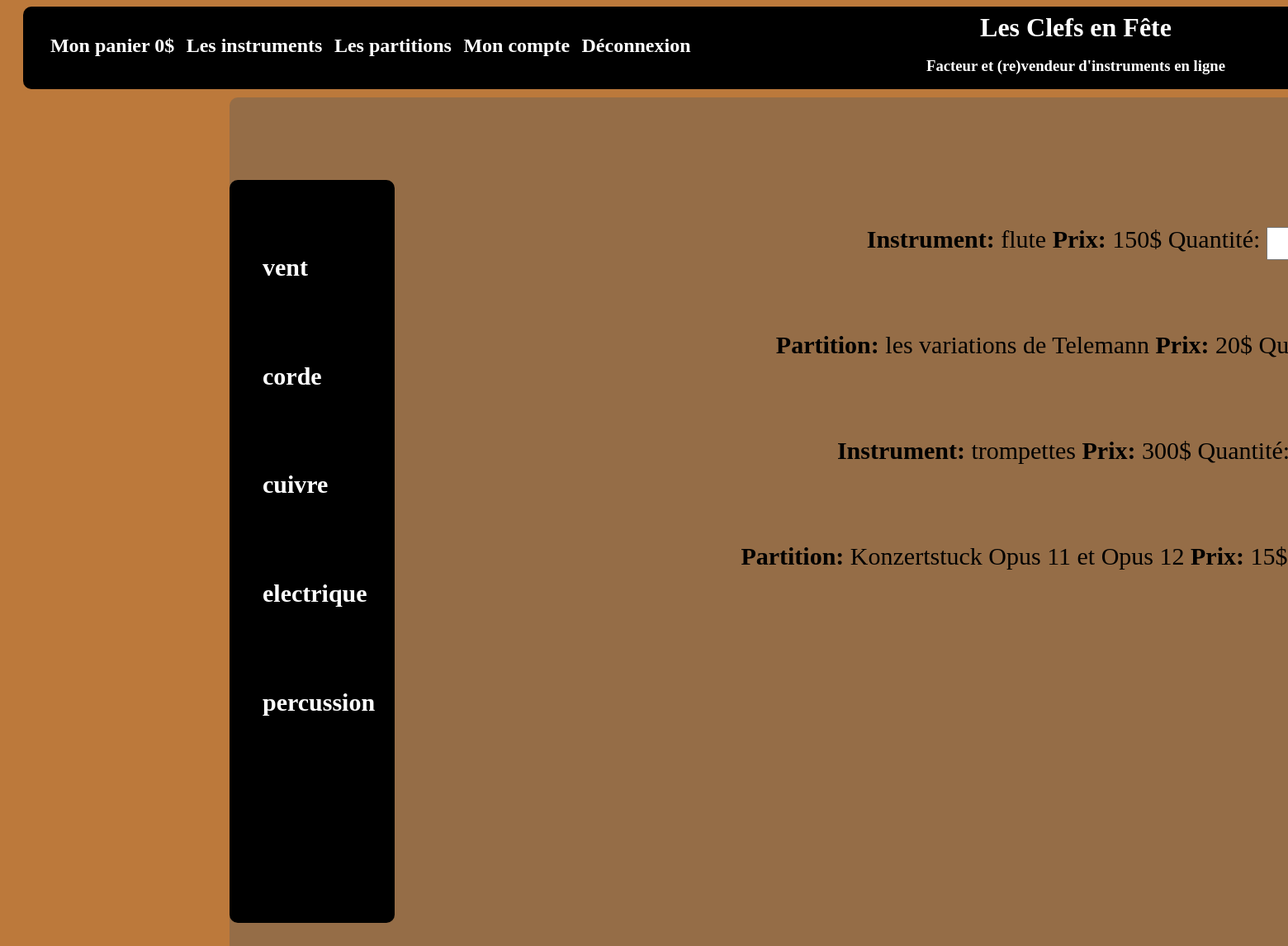
Page /boutique.php?page=vent on the committed database.
### tables this page shows
CREATE TABLE `familles` (
  `id_famille` int(11) NOT NULL,
  `famille` varchar(255) NOT NULL
);

CREATE TABLE `instruments` (
  `id_instru` int(11) NOT NULL,
  `instrument` varchar(255) NOT NULL,
  `partoche` varchar(255) NOT NULL,
  `prix_inst` float NOT NULL,
  `prix_ptn` float NOT NULL
);

### boutique.php (the view, shortened to what this page needs)
<?PHP
if (!$_GET['page'])
	$_GET['page'] = 42;
else
{
	if ($_GET['page'] == "sheet")
		$req = 1;
	else if ($_GET['page'] == "instru")
		$req = 2;
	else
		$req = 3;
}
?>
<html>
	<head>
		<link rel="stylesheet" href="miniboutique.css">
	</head>
	<body>
		<?PHP include("header.php");?>
		<div class="center">
			<?PHP include("menu.php");?>
			<div class="boutique">
<?PHP
if ($_GET['page'] === 42)
{
	echo "<br><br><br><br><br><br<br><br><br><br><br><br><br><br><br><br><br><br>";
	echo "<strong><p class=\"articles error\">Tu as touché a mon URL fripon de luron ! Rechante-le et je te donnerai les informations que tu cherches !</p></strong>";
}
else
{
	$count = 0;
	if ($req === 1)
	{
		$resultat = mysqli_query($_SESSION['mysqli'], 'SELECT partoche, prix_ptn FROM instruments');
		while($donnees = mysqli_fetch_assoc($resultat))
		{
			echo "<br><form style=\"text-align:center;\" method=\"POST\" action=\"panier.php?article=".$donnees['partoche']."\"><p class=\"articles\"><strong>Partition: </strong><a class=\"black\" href=\"panier.php?article=".$donnees['partoche']."\">".$donnees['partoche']."</a><strong> Prix: </strong>".$donnees['prix_ptn']."$ Quantité: <input style=\"width:40px;height:40px;\" type=\"text\" name=\"qnt\" value=\"\"> <input class=\"suscribe_input\" type=\"submit\" name=\"submit\" value=\"Valider\"></p></form>";
			$count++;
		}
		mysqli_free_result($resultat);
		if ($count === 0)
			echo "<br><p class=\"articles error\"><strong>Il n'y a pas de produits ici.</strong></p>";
	}
	else if ($req === 3)
	{
		$valid = FALSE;
		$resultat = mysqli_query($_SESSION['mysqli'], 'SELECT famille FROM familles');
		while($donnees = mysqli_fetch_assoc($resultat))
		{
			if ($_GET['page'] == $donnees['famille'])
				$valid = TRUE;
		}
		if ($valid === TRUE)
		{
			$resultat = mysqli_query($_SESSION['mysqli'], "SELECT * FROM `familles` WHERE `famille` = '$_GET[page]'");
			while($donnees = mysqli_fetch_assoc($resultat))
				$fram = $donnees['id_famille'];
			$resultat = mysqli_query($_SESSION['mysqli'], "SELECT id_instru FROM `link_tabs` WHERE `id_famille` = '$fram' ");
			$i = 0;
			while($donnees = mysqli_fetch_assoc($resultat))
			{
				$tab[$i] = $donnees['id_instru'];
				$i++;
			}
			$j = 0;
			while ($j < $i)
			{
				$fram = $tab[$j];
				$resultat = mysqli_query($_SESSION['mysqli'], "SELECT * FROM `instruments` WHERE `id_instru` = '$fram' ");
				while($donnees = mysqli_fetch_assoc($resultat))
				{
					echo "<br><form style=\"text-align:center;\" method=\"POST\" action=\"panier.php?article=".$donnees['instrument']."\"><p class=\"articles\"><strong>Instrument: </strong><a class=\"black\" href=\"panier.php?article=".$donnees['instrument']."\">".$donnees['instrument']."</a><strong> Prix: </strong>".$donnees['prix_inst']."$ Quantité: <input style=\"width:40px;height:40px;\" type=\"text\" name=\"qnt\" value=\"\"> <input class=\"suscribe_input\" type=\"submit\" name=\"submit\" value=\"Valider\"></p></form>";
					echo "<br><form style=\"text-align:center;\" method=\"POST\" action=\"panier.php?article=".$donnees['partoche']."\"><p class=\"articles\"><strong>Partition: </strong><a class=\"black\" href=\"panier.php?article=".$donnees['partoche']."\">".$donnees['partoche']."</a><strong> Prix: </strong>".$donnees['prix_ptn']."$ Quantité: <input style=\"width:40px;height:40px;\" type=\"text\" name=\"qnt\" value=\"\"> <input class=\"suscribe_input\" type=\"submit\" name=\"submit\" value=\"Valider\"></p></form>";
				}
				$j++;
			}
		}
		else
		{
			echo "<br><br><br><br><br><br<br><br><br><br><br><br><br><br><br><br><br><br>";
			echo "<strong><p class=\"articles error\">Tu as touché a mon URL fripon de luron ! Rechante-le et je te donnerai les informations que tu cherches !</p></strong>";
		}
	}
}
?>
			</div>
		</div>
	</body>
</html>

### menu.php (shortened to what this page needs)
<div class="menu">
	<ul class="ul_menu">
		<?PHP
$resultat = mysqli_query($_SESSION['mysqli'], 'SELECT famille FROM familles');
while($donnees = mysqli_fetch_assoc($resultat))
{
	?><li class="list_menu"><h2><a href="boutique.php?page=<?PHP echo $donnees['famille'];?>"><?PHP echo $donnees['famille']; ?></a></h2></li>
<?PHP
}
					?>
	</ul>
</div>

### miniboutique.css (style rules this page uses)
body { background-color:#BC793B; }
a { color:white; text-decoration:none; }
.black { color:black; }
div.center { background-color:rgba(90,90,90,0.4); border-radius:10px; display:block; margin-top:10px; margin-left:270px; float:center; width:2000px; height:1200px; }
.menu { background-color:black; border-radius:10px; width:10%; height:75%; display:block; float:left; margin-top:5%; }
.list_menu { color:white; font-size:20px; list-style:none; padding-top:15%; padding-bottom:15%; }
.ul_menu { width:80%; height:90%; margin-top:20%; }
.boutique { display:block; float:right; width:80%; height:75%; margin-top:5%; margin-right:5%; }
.articles { text-align:center; font-size:30px; }

### rows in the picture
familles: famille "vent"
familles: famille "corde"
familles: famille "cuivre"
familles: famille "electrique"
familles: famille "percussion"
instruments: instrument "flute", prix_inst "150", partoche "les variations de Telemann", prix_ptn "20"
instruments: instrument "trompettes", prix_inst "300", partoche "Konzertstuck Opus 11 et Opus 12", prix_ptn "15"
